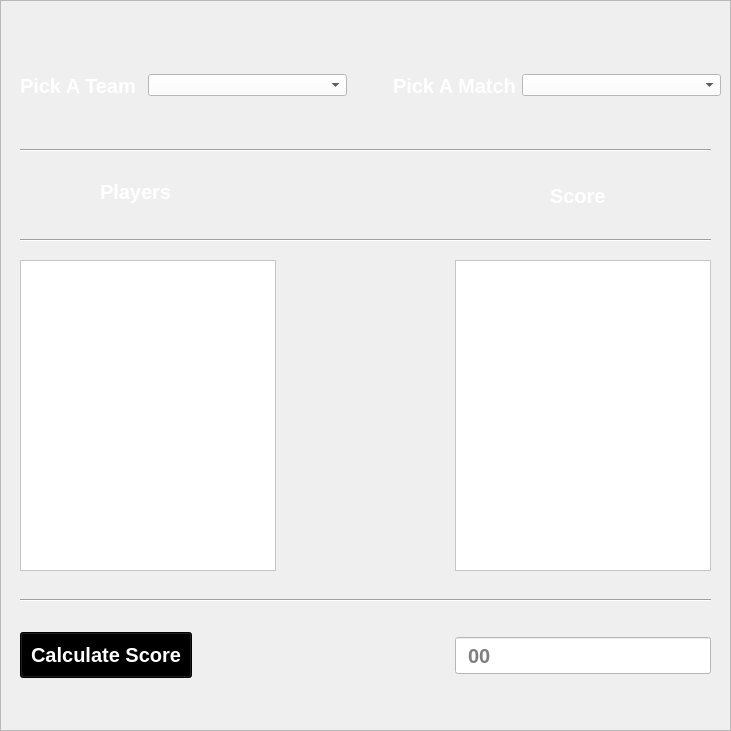
<?xml version="1.0" encoding="UTF-8"?>
<ui version="4.0">
 <class>CricketEvaluation</class>
 <widget class="QWidget" name="CricketEvaluation">
  <property name="geometry">
   <rect>
    <x>0</x>
    <y>0</y>
    <width>731</width>
    <height>731</height>
   </rect>
  </property>
  <property name="windowTitle">
   <string>Form</string>
  </property>
  <widget class="QFrame" name="frame">
   <property name="geometry">
    <rect>
     <x>0</x>
     <y>0</y>
     <width>731</width>
     <height>731</height>
    </rect>
   </property>
   <property name="styleSheet">
    <string notr="true"/>
   </property>
   <property name="frameShape">
    <enum>QFrame::StyledPanel</enum>
   </property>
   <property name="frameShadow">
    <enum>QFrame::Raised</enum>
   </property>
   <widget class="QWidget" name="horizontalLayoutWidget">
    <property name="geometry">
     <rect>
      <x>20</x>
      <y>40</y>
      <width>701</width>
      <height>91</height>
     </rect>
    </property>
    <layout class="QHBoxLayout" name="horizontalLayout">
     <item>
      <widget class="QLabel" name="label">
       <property name="styleSheet">
        <string notr="true">color:white; font-size:20px; font-weight:bold;background-color:none;</string>
       </property>
       <property name="text">
        <string>Pick A Team </string>
       </property>
      </widget>
     </item>
     <item>
      <widget class="QComboBox" name="comboBox">
       <property name="sizePolicy">
        <sizepolicy hsizetype="Preferred" vsizetype="Fixed">
         <horstretch>1</horstretch>
         <verstretch>0</verstretch>
        </sizepolicy>
       </property>
       <property name="styleSheet">
        <string notr="true">background-color:white;</string>
       </property>
      </widget>
     </item>
     <item>
      <spacer name="horizontalSpacer_3">
       <property name="orientation">
        <enum>Qt::Horizontal</enum>
       </property>
       <property name="sizeHint" stdset="0">
        <size>
         <width>40</width>
         <height>20</height>
        </size>
       </property>
      </spacer>
     </item>
     <item>
      <widget class="QLabel" name="label_2">
       <property name="layoutDirection">
        <enum>Qt::LeftToRight</enum>
       </property>
       <property name="autoFillBackground">
        <bool>false</bool>
       </property>
       <property name="styleSheet">
        <string notr="true">color:white; font-size:20px; font-weight:bold;text-align: center; background-color:none;</string>
       </property>
       <property name="text">
        <string>Pick A Match</string>
       </property>
      </widget>
     </item>
     <item>
      <widget class="QComboBox" name="comboBox_2">
       <property name="sizePolicy">
        <sizepolicy hsizetype="Preferred" vsizetype="Fixed">
         <horstretch>1</horstretch>
         <verstretch>0</verstretch>
        </sizepolicy>
       </property>
       <property name="styleSheet">
        <string notr="true">background-color:white;</string>
       </property>
      </widget>
     </item>
    </layout>
   </widget>
   <widget class="QWidget" name="horizontalLayoutWidget_3">
    <property name="geometry">
     <rect>
      <x>20</x>
      <y>620</y>
      <width>691</width>
      <height>71</height>
     </rect>
    </property>
    <layout class="QHBoxLayout" name="horizontalLayout_3">
     <item>
      <widget class="QPushButton" name="pushButton">
       <property name="styleSheet">
        <string notr="true">color:white; font-size:20px; font-weight:bold;padding:10px;background-color:black;</string>
       </property>
       <property name="text">
        <string>Calculate Score</string>
       </property>
      </widget>
     </item>
     <item>
      <spacer name="horizontalSpacer_2">
       <property name="orientation">
        <enum>Qt::Horizontal</enum>
       </property>
       <property name="sizeHint" stdset="0">
        <size>
         <width>40</width>
         <height>20</height>
        </size>
       </property>
      </spacer>
     </item>
     <item>
      <widget class="QLineEdit" name="scorelabel">
       <property name="styleSheet">
        <string notr="true">height:35px; background-color:white;font-size:20px;padding-left:10;font-weight:bold;</string>
       </property>
       <property name="placeholderText">
        <string>00</string>
       </property>
      </widget>
     </item>
    </layout>
   </widget>
   <widget class="QWidget" name="horizontalLayoutWidget_4">
    <property name="geometry">
     <rect>
      <x>20</x>
      <y>260</y>
      <width>691</width>
      <height>311</height>
     </rect>
    </property>
    <layout class="QHBoxLayout" name="horizontalLayout_4">
     <item>
      <widget class="QListWidget" name="listWidget">
       <property name="styleSheet">
        <string notr="true">background-color:white;</string>
       </property>
      </widget>
     </item>
     <item>
      <spacer name="horizontalSpacer">
       <property name="orientation">
        <enum>Qt::Horizontal</enum>
       </property>
       <property name="sizeHint" stdset="0">
        <size>
         <width>40</width>
         <height>20</height>
        </size>
       </property>
      </spacer>
     </item>
     <item>
      <widget class="QListWidget" name="listWidget_2">
       <property name="styleSheet">
        <string notr="true">background-color:white;</string>
       </property>
      </widget>
     </item>
    </layout>
   </widget>
   <widget class="Line" name="line">
    <property name="geometry">
     <rect>
      <x>20</x>
      <y>140</y>
      <width>691</width>
      <height>20</height>
     </rect>
    </property>
    <property name="styleSheet">
     <string notr="true">background-color:none;</string>
    </property>
    <property name="orientation">
     <enum>Qt::Horizontal</enum>
    </property>
   </widget>
   <widget class="Line" name="line_2">
    <property name="geometry">
     <rect>
      <x>20</x>
      <y>230</y>
      <width>691</width>
      <height>20</height>
     </rect>
    </property>
    <property name="styleSheet">
     <string notr="true">background-color:none;</string>
    </property>
    <property name="orientation">
     <enum>Qt::Horizontal</enum>
    </property>
   </widget>
   <widget class="Line" name="line_3">
    <property name="geometry">
     <rect>
      <x>20</x>
      <y>590</y>
      <width>691</width>
      <height>20</height>
     </rect>
    </property>
    <property name="styleSheet">
     <string notr="true">background-color:none;</string>
    </property>
    <property name="orientation">
     <enum>Qt::Horizontal</enum>
    </property>
   </widget>
   <widget class="QLabel" name="label_4">
    <property name="geometry">
     <rect>
      <x>100</x>
      <y>180</y>
      <width>74</width>
      <height>24</height>
     </rect>
    </property>
    <property name="styleSheet">
     <string notr="true">color:white; font-size:20px; font-weight:bold;text-align: center;background-color:none;</string>
    </property>
    <property name="text">
     <string>Players</string>
    </property>
   </widget>
   <widget class="QLabel" name="label_3">
    <property name="geometry">
     <rect>
      <x>550</x>
      <y>170</y>
      <width>101</width>
      <height>51</height>
     </rect>
    </property>
    <property name="styleSheet">
     <string notr="true">color:white; font-size:20px; font-weight:bold;text-align: center;background-color:none;</string>
    </property>
    <property name="text">
     <string>Score</string>
    </property>
   </widget>
   <widget class="QLabel" name="label_5">
    <property name="geometry">
     <rect>
      <x>0</x>
      <y>0</y>
      <width>731</width>
      <height>731</height>
     </rect>
    </property>
    <property name="styleSheet">
     <string notr="true"/>
    </property>
    <property name="text">
     <string/>
    </property>
    <property name="pixmap">
     <pixmap>back.jpg</pixmap>
    </property>
    <property name="scaledContents">
     <bool>true</bool>
    </property>
   </widget>
   <zorder>label_5</zorder>
   <zorder>horizontalLayoutWidget</zorder>
   <zorder>horizontalLayoutWidget_3</zorder>
   <zorder>horizontalLayoutWidget_4</zorder>
   <zorder>line</zorder>
   <zorder>line_2</zorder>
   <zorder>line_3</zorder>
   <zorder>label_4</zorder>
   <zorder>label_3</zorder>
  </widget>
 </widget>
 <resources/>
 <connections/>
</ui>
